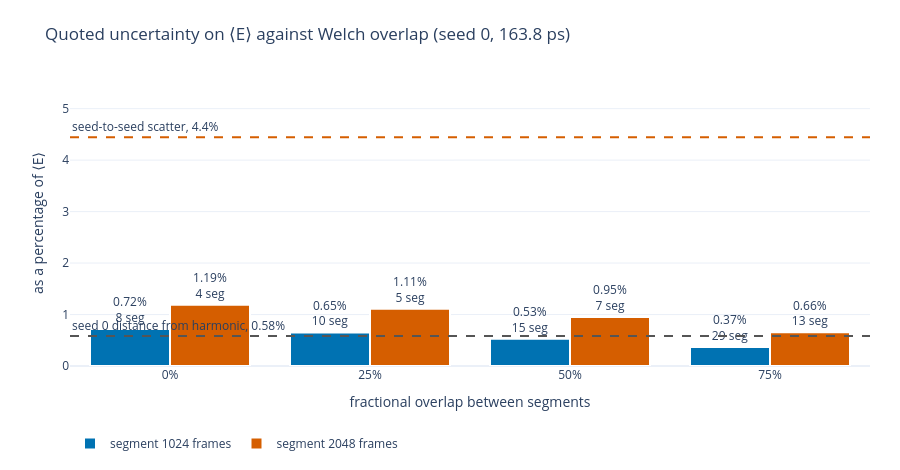

This figure's notebook cell:
### Markdown cell above
## 6. Overlap, and what the error bar is actually counting

Overlap is the one knob that changes the *quoted uncertainty* far more than it changes
the *estimate*. Everything below is expressed as a percentage of ⟨E⟩, so it shares one
axis.

The bars are the quoted 1σ. At the M2 segment length of 2048 frames, raising the overlap
from 0 to 0.75 takes the segment count from 4 to 13 and the quoted error from 1.19% to
0.66% — while ⟨E⟩ itself moves by 0.004 meV, under a tenth of the error bar. Overlapping
segments share data and are correlated, so most of that shrinkage is bookkeeping;
`spectral.py` says as much in its docstring: *"use `overlap=0.0` where the error bar
matters."*

The two horizontal lines are the scale that the error bar should be compared against: the
distance from the harmonic answer, and the seed-to-seed scatter from panel 3. Every bar
sits below both. Whatever the overlap, the quoted uncertainty is smaller than the effect
it would need to cover.

### Code cell
figure = go.Figure()
for row, segment in enumerate(OVERLAP_SEGMENTS):
    percent = 100 * data["overlap_s1"][row] / data["overlap_m1"][row]
    figure.add_trace(
        go.Bar(
            x=[f"{value:.0%}" for value in OVERLAPS],
            y=np.round(percent, 3),
            name=f"segment {segment} frames",
            marker={
                "color": CATEGORY[row],
                "line": {"color": "white", "width": 2},
            },
            text=[
                f"{value:.2f}%<br>{int(n)} seg"
                for value, n in zip(
                    percent, data["overlap_n_segments"][row], strict=True
                )
            ],
            textposition="outside",
        )
    )

moments = data["grid_m1"][:, -1, DEFAULT_SEGMENT]
scatter = 100 * moments.std(ddof=1) / REFERENCE_M1
bias = abs(100 * (moments[0] - REFERENCE_M1) / REFERENCE_M1)
for value, label, colour in (
    (scatter, f"seed-to-seed scatter, {scatter:.1f}%", "#D55E00"),
    (bias, f"seed 0 distance from harmonic, {bias:.2f}%", REFERENCE),
):
    figure.add_hline(
        y=value,
        line={"color": colour, "width": 2, "dash": "dash"},
        annotation_text=label,
        annotation_position="top left",
    )

figure.update_layout(
    **{**LAYOUT, "hovermode": "x"},
    barmode="group",
    title="Quoted uncertainty on ⟨E⟩ against Welch overlap (seed 0, 163.8 ps)",
    xaxis_title="fractional overlap between segments",
    yaxis_title="as a percentage of ⟨E⟩",
    height=470,
    legend={"orientation": "h", "y": -0.22},
)
figure.update_yaxes(range=[0, max(scatter, 1.4) * 1.25])
figure

### Figure 1 — Plotly figure (JSON) as saved in the notebook; plotly's stock layout.template omitted (floating-point values rounded to 4 significant figures)
{"data": [{"marker": {"color": "#0072B2", "line": {"color": "white", "width": 2}}, "name": "segment 1024 frames", "text": ["0.72%<br>8 seg", "0.65%<br>10 seg", "0.53%<br>15 seg", "0.37%<br>29 seg"], "textposition": "outside", "type": "bar", "x": ["0%", "25%", "50%", "75%"], "y": [0.721, 0.651, 0.531, 0.371]}, {"marker": {"color": "#D55E00", "line": {"color": "white", "width": 2}}, "name": "segment 2048 frames", "text": ["1.19%<br>4 seg", "1.11%<br>5 seg", "0.95%<br>7 seg", "0.66%<br>13 seg"], "textposition": "outside", "type": "bar", "x": ["0%", "25%", "50%", "75%"], "y": [1.191, 1.113, 0.951, 0.657]}], "layout": {"annotations": [{"showarrow": false, "text": "seed-to-seed scatter, 4.4%", "x": 0, "xanchor": "left", "xref": "x domain", "y": 4.445, "yanchor": "bottom", "yref": "y"}, {"showarrow": false, "text": "seed 0 distance from harmonic, 0.58%", "x": 0, "xanchor": "left", "xref": "x domain", "y": 0.5849, "yanchor": "bottom", "yref": "y"}], "barmode": "group", "font": {"size": 12}, "height": 470, "hovermode": "x", "legend": {"orientation": "h", "y": -0.22}, "margin": {"b": 60, "l": 70, "r": 30, "t": 80}, "shapes": [{"line": {"color": "#D55E00", "dash": "dash", "width": 2}, "type": "line", "x0": 0, "x1": 1, "xref": "x domain", "y0": 4.445, "y1": 4.445, "yref": "y"}, {"line": {"color": "#555555", "dash": "dash", "width": 2}, "type": "line", "x0": 0, "x1": 1, "xref": "x domain", "y0": 0.5849, "y1": 0.5849, "yref": "y"}], "title": {"text": "Quoted uncertainty on ⟨E⟩ against Welch overlap (seed 0, 163.8 ps)"}, "xaxis": {"title": {"text": "fractional overlap between segments"}}, "yaxis": {"range": [0, 5.556], "title": {"text": "as a percentage of ⟨E⟩"}}}}
